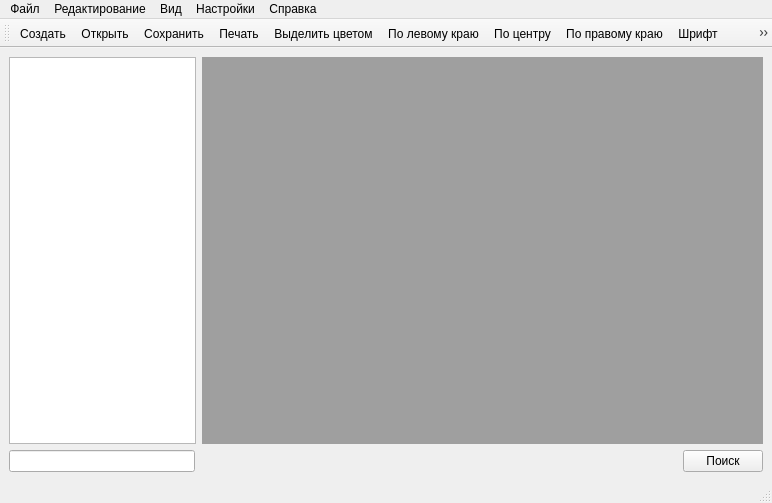
<?xml version="1.0" encoding="UTF-8"?>
<ui version="4.0">
 <class>MainWindow</class>
 <widget class="QMainWindow" name="MainWindow">
  <property name="geometry">
   <rect>
    <x>0</x>
    <y>0</y>
    <width>772</width>
    <height>503</height>
   </rect>
  </property>
  <property name="windowTitle">
   <string>MainWindow</string>
  </property>
  <widget class="QWidget" name="centralwidget">
   <layout class="QVBoxLayout" name="verticalLayout_2" stretch="0,0">
    <item>
     <layout class="QVBoxLayout" name="verticalLayout_4">
      <item>
       <layout class="QHBoxLayout" name="horizontalLayout_3" stretch="1,3">
        <item>
         <widget class="QTreeView" name="treeFileView">
          <property name="sizePolicy">
           <sizepolicy hsizetype="Minimum" vsizetype="Expanding">
            <horstretch>186</horstretch>
            <verstretch>0</verstretch>
           </sizepolicy>
          </property>
          <property name="minimumSize">
           <size>
            <width>186</width>
            <height>0</height>
           </size>
          </property>
         </widget>
        </item>
        <item>
         <widget class="QMdiArea" name="mdiArea"/>
        </item>
       </layout>
      </item>
     </layout>
    </item>
    <item>
     <layout class="QHBoxLayout" name="horizontalLayout_4" stretch="5,13,1">
      <item>
       <widget class="QLineEdit" name="enter_filename_search">
        <property name="sizePolicy">
         <sizepolicy hsizetype="Minimum" vsizetype="Fixed">
          <horstretch>186</horstretch>
          <verstretch>0</verstretch>
         </sizepolicy>
        </property>
        <property name="minimumSize">
         <size>
          <width>186</width>
          <height>0</height>
         </size>
        </property>
       </widget>
      </item>
      <item>
       <widget class="QLabel" name="label_file_path">
        <property name="text">
         <string/>
        </property>
       </widget>
      </item>
      <item>
       <widget class="QPushButton" name="Search_file">
        <property name="text">
         <string>Поиск</string>
        </property>
       </widget>
      </item>
     </layout>
    </item>
   </layout>
  </widget>
  <widget class="QMenuBar" name="menubar">
   <property name="geometry">
    <rect>
     <x>0</x>
     <y>0</y>
     <width>772</width>
     <height>21</height>
    </rect>
   </property>
   <widget class="QMenu" name="file">
    <property name="title">
     <string>Файл</string>
    </property>
    <addaction name="create"/>
    <addaction name="open"/>
    <addaction name="openReadOnly"/>
    <addaction name="save"/>
    <addaction name="print"/>
    <addaction name="separator"/>
    <addaction name="exit"/>
   </widget>
   <widget class="QMenu" name="options">
    <property name="title">
     <string>Настройки</string>
    </property>
    <widget class="QMenu" name="control">
     <property name="title">
      <string>Управление</string>
     </property>
     <addaction name="buttons"/>
    </widget>
    <widget class="QMenu" name="language">
     <property name="title">
      <string>Язык</string>
     </property>
     <addaction name="russian"/>
     <addaction name="english"/>
    </widget>
    <widget class="QMenu" name="theme">
     <property name="title">
      <string>Тема</string>
     </property>
     <addaction name="light"/>
     <addaction name="dark"/>
    </widget>
    <addaction name="control"/>
    <addaction name="language"/>
    <addaction name="theme"/>
   </widget>
   <widget class="QMenu" name="faq">
    <property name="title">
     <string>Справка</string>
    </property>
    <addaction name="aboutProgram"/>
   </widget>
   <widget class="QMenu" name="view">
    <property name="title">
     <string>Вид</string>
    </property>
    <addaction name="treeViewShow"/>
   </widget>
   <widget class="QMenu" name="edit">
    <property name="title">
     <string>Редактирование</string>
    </property>
    <addaction name="Rand_color"/>
    <addaction name="Align_left"/>
    <addaction name="Align_center"/>
    <addaction name="Align_right"/>
    <addaction name="Font"/>
    <addaction name="CopyFormat"/>
    <addaction name="PasteFormat"/>
    <addaction name="Enter_Date"/>
    <addaction name="Enter_time"/>
   </widget>
   <addaction name="file"/>
   <addaction name="edit"/>
   <addaction name="view"/>
   <addaction name="options"/>
   <addaction name="faq"/>
  </widget>
  <widget class="QStatusBar" name="statusbar"/>
  <widget class="QToolBar" name="toolBar">
   <property name="windowTitle">
    <string>toolBar</string>
   </property>
   <attribute name="toolBarArea">
    <enum>TopToolBarArea</enum>
   </attribute>
   <attribute name="toolBarBreak">
    <bool>false</bool>
   </attribute>
   <addaction name="create"/>
   <addaction name="open"/>
   <addaction name="save"/>
   <addaction name="print"/>
   <addaction name="Rand_color"/>
   <addaction name="Align_left"/>
   <addaction name="Align_center"/>
   <addaction name="Align_right"/>
   <addaction name="Font"/>
   <addaction name="CopyFormat"/>
   <addaction name="PasteFormat"/>
   <addaction name="Enter_Date"/>
   <addaction name="Enter_time"/>
  </widget>
  <action name="open">
   <property name="icon">
    <iconset resource="OtherRes.qrc">
     <normaloff>:/image/png/image/icon/icons8-opened-folder-64.png</normaloff>:/image/png/image/icon/icons8-opened-folder-64.png</iconset>
   </property>
   <property name="text">
    <string>Открыть</string>
   </property>
  </action>
  <action name="openReadOnly">
   <property name="text">
    <string>Открыть для чтения</string>
   </property>
  </action>
  <action name="save">
   <property name="icon">
    <iconset resource="OtherRes.qrc">
     <normaloff>:/image/png/image/icon/icons8-save-64.png</normaloff>:/image/png/image/icon/icons8-save-64.png</iconset>
   </property>
   <property name="text">
    <string>Сохранить</string>
   </property>
  </action>
  <action name="buttons">
   <property name="text">
    <string>Клавиши</string>
   </property>
  </action>
  <action name="russian">
   <property name="text">
    <string>Русский</string>
   </property>
  </action>
  <action name="english">
   <property name="text">
    <string>English</string>
   </property>
  </action>
  <action name="light">
   <property name="text">
    <string>Светлая</string>
   </property>
  </action>
  <action name="dark">
   <property name="text">
    <string>Тёмная</string>
   </property>
  </action>
  <action name="exit">
   <property name="text">
    <string>Выход</string>
   </property>
  </action>
  <action name="create">
   <property name="icon">
    <iconset resource="OtherRes.qrc">
     <normaloff>:/image/png/image/icon/icons8-new-copy-64.png</normaloff>:/image/png/image/icon/icons8-new-copy-64.png</iconset>
   </property>
   <property name="text">
    <string>Создать</string>
   </property>
  </action>
  <action name="aboutProgram">
   <property name="text">
    <string>О программе</string>
   </property>
  </action>
  <action name="treeViewShow">
   <property name="checkable">
    <bool>true</bool>
   </property>
   <property name="text">
    <string>Проводник</string>
   </property>
  </action>
  <action name="print">
   <property name="icon">
    <iconset resource="OtherRes.qrc">
     <normaloff>:/image/png/image/icon/icons8-print-64.png</normaloff>:/image/png/image/icon/icons8-print-64.png</iconset>
   </property>
   <property name="text">
    <string>Печать</string>
   </property>
  </action>
  <action name="Rand_color">
   <property name="icon">
    <iconset resource="OtherRes.qrc">
     <normaloff>:/image/png/image/icon/icons8-маркер-64.png</normaloff>:/image/png/image/icon/icons8-маркер-64.png</iconset>
   </property>
   <property name="text">
    <string>Выделить цветом</string>
   </property>
  </action>
  <action name="Align_center">
   <property name="icon">
    <iconset resource="OtherRes.qrc">
     <normaloff>:/image/png/image/icon/icons8-выровнять-по-центру-64.png</normaloff>:/image/png/image/icon/icons8-выровнять-по-центру-64.png</iconset>
   </property>
   <property name="text">
    <string>По центру</string>
   </property>
  </action>
  <action name="Align_left">
   <property name="icon">
    <iconset resource="OtherRes.qrc">
     <normaloff>:/image/png/image/icon/icons8-выровнять-по-левому-краю-64.png</normaloff>:/image/png/image/icon/icons8-выровнять-по-левому-краю-64.png</iconset>
   </property>
   <property name="text">
    <string>По левому краю</string>
   </property>
   <property name="toolTip">
    <string>По левому краю</string>
   </property>
  </action>
  <action name="Align_right">
   <property name="icon">
    <iconset resource="OtherRes.qrc">
     <normaloff>:/image/png/image/icon/icons8-выровнять-по-правому-краю-64.png</normaloff>:/image/png/image/icon/icons8-выровнять-по-правому-краю-64.png</iconset>
   </property>
   <property name="text">
    <string>По правому краю</string>
   </property>
   <property name="toolTip">
    <string>По правому краю</string>
   </property>
  </action>
  <action name="Font">
   <property name="icon">
    <iconset resource="OtherRes.qrc">
     <normaloff>:/image/png/image/icon/icons8-выбор-шрифта-64.png</normaloff>:/image/png/image/icon/icons8-выбор-шрифта-64.png</iconset>
   </property>
   <property name="text">
    <string>Шрифт</string>
   </property>
  </action>
  <action name="CopyFormat">
   <property name="icon">
    <iconset resource="OtherRes.qrc">
     <normaloff>:/image/png/image/icon/icons8-поставить-ссылку-на-родительскую-компанию-64.png</normaloff>:/image/png/image/icon/icons8-поставить-ссылку-на-родительскую-компанию-64.png</iconset>
   </property>
   <property name="text">
    <string>Копировать формат</string>
   </property>
   <property name="toolTip">
    <string>Копировать формат</string>
   </property>
  </action>
  <action name="PasteFormat">
   <property name="icon">
    <iconset resource="OtherRes.qrc">
     <normaloff>:/image/png/image/icon/icons8-поставить-ссылку-на-дочернюю-компанию-64.png</normaloff>:/image/png/image/icon/icons8-поставить-ссылку-на-дочернюю-компанию-64.png</iconset>
   </property>
   <property name="text">
    <string>Вставить формат</string>
   </property>
   <property name="toolTip">
    <string>Вставить формат</string>
   </property>
  </action>
  <action name="Enter_Date">
   <property name="icon">
    <iconset resource="OtherRes.qrc">
     <normaloff>:/image/png/image/icon/eventonday10_79977.png</normaloff>:/image/png/image/icon/eventonday10_79977.png</iconset>
   </property>
   <property name="text">
    <string>Вставить дату</string>
   </property>
  </action>
  <action name="Enter_time">
   <property name="checkable">
    <bool>false</bool>
   </property>
   <property name="icon">
    <iconset resource="OtherRes.qrc">
     <normaloff>:/image/png/image/icon/clock_icon_128908.png</normaloff>:/image/png/image/icon/clock_icon_128908.png</iconset>
   </property>
   <property name="text">
    <string>Вставить время</string>
   </property>
   <property name="autoRepeat">
    <bool>true</bool>
   </property>
   <property name="visible">
    <bool>true</bool>
   </property>
  </action>
 </widget>
 <resources>
  <include location="OtherRes.qrc"/>
 </resources>
 <connections/>
</ui>
